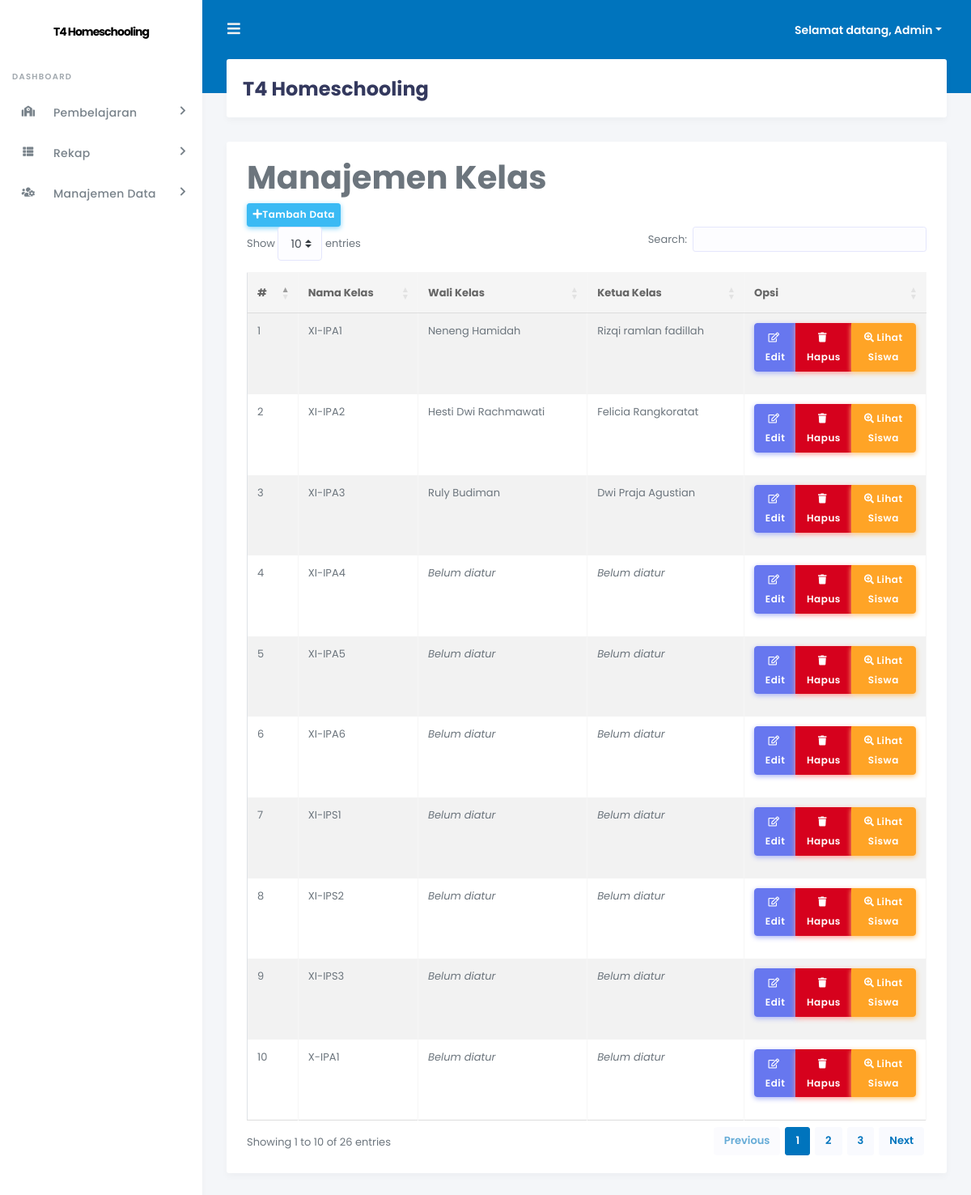
The page /admin/index.php?page=kelas (signed in) on the database its author committed.
### tables this page shows
CREATE TABLE `tb_kelas` (
  `id_kelas` int(11) NOT NULL,
  `nama_kelas` varchar(50) NOT NULL,
  `wali_kelas` int(5) NOT NULL,
  `ketua_kelas` int(5) NOT NULL
);

CREATE TABLE `tb_pengajar` (
  `id_pengajar` int(11) NOT NULL,
  `nip` varchar(20) NOT NULL,
  `nama_lengkap` varchar(50) NOT NULL,
  `tempat_lahir` varchar(20) NOT NULL,
  `tgl_lahir` date NOT NULL,
  `jenis_kelamin` enum('L','P') NOT NULL,
  `alamat` text NOT NULL,
  `foto` varchar(100) NOT NULL,
  `username` varchar(40) NOT NULL,
  `password` varchar(40) NOT NULL,
  `pass` varchar(40) NOT NULL,
  `status` enum('aktif','tidak aktif') NOT NULL
);

CREATE TABLE `tb_siswa` (
  `id_siswa` int(11) NOT NULL,
  `nis` varchar(20) NOT NULL,
  `nama_lengkap` varchar(50) NOT NULL,
  `tempat_lahir` varchar(20) NOT NULL,
  `tgl_lahir` date NOT NULL,
  `jenis_kelamin` enum('L','P') NOT NULL,
  `agama` varchar(20) NOT NULL,
  `alamat` text NOT NULL,
  `id_kelas` varchar(5) NOT NULL,
  `thn_masuk` int(5) NOT NULL,
  `foto` varchar(100) NOT NULL,
  `username` varchar(40) NOT NULL,
  `password` varchar(40) NOT NULL,
  `pass` varchar(40) NOT NULL,
  `status` enum('aktif','tidak aktif') NOT NULL
);

### +koneksi.php (called while the page is built, shortened)
<?php
$db = mysqli_connect("localhost", "root", "", "db_t4_homeschooling");
function tampil_per_ID($table, $where = null) {
	global $db;
	$command = "SELECT * FROM $table";
	if($where != null) {
		$command .= " WHERE $where";
	}
	$query = mysqli_query($db, $command) or die ($db->error);
	return $query;
}
?>

### admin/inc/kelas.php (the view, shortened to what this page needs)
<div class="row">
    <div class="col-md-12">
        <h1 class="page-header">Manajemen Kelas</h1>
    </div>
</div>
<?php
$id = @$_GET['id'];
$sql_kelas = mysqli_query($db, "SELECT * FROM tb_kelas") or die($db->error);
$no = 1;
if (@$_SESSION['admin']) {
    echo '<div class="row">';
    if (@$_GET['action'] == '') { ?>
        <div class="col-md-12">
            <div class="panel panel-default">
                <div class="panel-heading">
                  <a href="?page=kelas&action=tambah" class="btn btn-info btn-sm"><i class="fas fa-plus"></i>Tambah Data</a>
                 </div>
                <div class="panel-body">
                    <div class="table-responsive">
                        <table class="table table-striped table-bordered table-hover" id="kelas">
                            <thead>
                                <tr>
                                    <th>#</th>
                                    <th>Nama Kelas</th>
                                    <th>Wali Kelas</th>
                                    <th>Ketua Kelas</th>
                                    <th>Opsi</th>
                                </tr>
                            </thead>
                            <tbody>
                            <?php
                            while ($data_kelas = mysqli_fetch_array($sql_kelas)) { ?>
                                <tr>
                                    <td><?php echo $no++; ?></td>
                                    <td><?php echo $data_kelas['nama_kelas']; ?></td>
                                    <?php
                                    $sql_tampil_guru = tampil_per_id("tb_pengajar", "id_pengajar = '$data_kelas[wali_kelas]'");
                                    $data_tampil_guru = mysqli_fetch_array($sql_tampil_guru);
                                    $cek_tampil_guru = mysqli_num_rows($sql_tampil_guru);
                                    if ($cek_tampil_guru > 0) {
                                        echo "<td>".$data_tampil_guru['nama_lengkap']."</td>";
                                    } else {
                                        echo "<td><i>Belum diatur</i></td>";
                                    }
                                    $sql_tampil_siswa = tampil_per_id("tb_siswa", "id_siswa = '$data_kelas[ketua_kelas]'");
                                    $data_tampil_siswa = mysqli_fetch_array($sql_tampil_siswa);
                                    $cek_tampil_siswa = mysqli_num_rows($sql_tampil_siswa);
                                    if ($cek_tampil_siswa > 0) {
                                        echo "<td>".$data_tampil_siswa['nama_lengkap']."</td>";
                                    } else {
                                        echo "<td><i>Belum diatur</i></td>";
                                    } ?>
                                    <td align="center" width="200px">
                                      <div class="btn-group mb-3" role="group" aria-label="Basic example">
                                        <a href="?page=kelas&action=edit&id=<?php echo $data_kelas['id_kelas']; ?>" class="btn btn-icon icon-left btn-primary"><i class="far fa-edit"></i>Edit</a>
                                        <a onclick="return confirm('Yakin akan menghapus data?');" href="?page=kelas&action=hapus&id=<?php echo $data_kelas['id_kelas']; ?>" class="btn btn-icon icon-left btn-danger"><i class="fas fa-trash"></i>Hapus</a>
                                        <a href="?page=siswa&IDkelas=<?php echo $data_kelas['id_kelas']; ?>&kelas=<?php echo $data_kelas['nama_kelas']; ?>" class="btn btn-icon icon-left btn-warning"><i class="fas fa-search-plus"></i>Lihat Siswa</a>
                                      </div>
                                    </td>
                                </tr>
                            <?php
                            } ?>
                            </tbody>
                        </table>
                    </div>
                </div>
            </div>
        </div>
        <?php
    } elseif (@$_GET['action'] == 'hapus') {
        mysqli_query($db, "DELETE FROM tb_kelas WHERE id_kelas = '$id'") or die($db->error);
        echo "<script>window.location='?page=kelas';</script>";
    }
    echo "</div>";
} ?>

### admin/index.php (shortened to what this page needs)
<?php
include "../+koneksi.php";
if (@$_SESSION['admin'] || @$_SESSION['pengajar']) {
    ?>
<!DOCTYPE html>
<html>
<head>
    <link rel="stylesheet" href="https://stackpath.bootstrapcdn.com/bootstrap/4.4.1/css/bootstrap.min.css">
    <link rel="stylesheet" href="https://use.fontawesome.com/releases/v5.7.2/css/all.css">
    <link href="http://cdnjs.cloudflare.com/ajax/libs/summernote/0.8.9/summernote.css" rel="stylesheet">
    <link rel="stylesheet" type="text/css" href="https://cdn.datatables.net/1.10.22/css/dataTables.bootstrap4.min.css"/>
    <link rel="stylesheet" type="text/css" href="https://cdn.datatables.net/buttons/1.6.5/css/buttons.bootstrap4.min.css"/>
    <link rel="stylesheet" type="text/css" href="https://cdn.datatables.net/fixedcolumns/3.3.1/css/fixedColumns.bootstrap4.min.css"/>
    <link rel="stylesheet" type="text/css" href="https://cdn.datatables.net/fixedheader/3.1.7/css/fixedHeader.bootstrap4.min.css"/>
    <link rel="stylesheet" type="text/css" href="https://cdn.datatables.net/keytable/2.5.3/css/keyTable.bootstrap4.min.css"/>
    <link rel="stylesheet" type="text/css" href="https://cdn.datatables.net/responsive/2.2.6/css/responsive.bootstrap4.min.css"/>
    <link rel="stylesheet" type="text/css" href="https://cdn.datatables.net/scroller/2.0.3/css/scroller.bootstrap4.min.css"/>
    <link rel="stylesheet" type="text/css" href="https://cdn.datatables.net/searchbuilder/1.0.0/css/searchBuilder.bootstrap4.min.css"/>
    <link rel="stylesheet" type="text/css" href="https://cdn.datatables.net/searchpanes/1.2.1/css/searchPanes.bootstrap4.min.css"/>
    <link rel="stylesheet" type="text/css" href="https://cdn.datatables.net/select/1.3.1/css/select.bootstrap4.min.css"/>
    <link rel="stylesheet" href="stisla/assets/css/style.css">
    <link rel="stylesheet" href="stisla/assets/css/components.css">
</head>
<body>
  <div id="app">
    <div class="main-wrapper">
      <div class="navbar-bg"></div>
      <nav class="navbar navbar-expand-lg main-navbar">
        <form class="form-inline mr-auto">
          <ul class="navbar-nav mr-3">
            <li><a href="#" data-toggle="sidebar" class="nav-link nav-link-lg"><i class="fas fa-bars"></i></a></li>
          </ul>
        </form>
        <ul class="navbar-nav navbar-right">
          <li class="dropdown"><a href="#" data-toggle="dropdown" class="nav-link dropdown-toggle nav-link-lg nav-link-user">
            <div class="d-sm-none d-lg-inline-block">Selamat datang,
              <?php
              if (@$_SESSION['admin']) {
                  $sesi_id = @$_SESSION['admin'];
                  $level = "admin";
              } elseif (@$_SESSION['pengajar']) {
                  $sesi_id = @$_SESSION['pengajar'];
                  $level = "pengajar";
              }
    if ($level == 'admin') {
        $sql_terlogin = mysqli_query($db, "SELECT * FROM tb_admin WHERE id_admin = '$sesi_id'") or die($db->error);
    } elseif ($level == 'pengajar') {
        $sql_terlogin = mysqli_query($db, "SELECT * FROM tb_pengajar WHERE id_pengajar = '$sesi_id'") or die($db->error);
    }
    $data_terlogin = mysqli_fetch_array($sql_terlogin);
    echo ucfirst($data_terlogin['username']); ?>
              </div></a>
          </li>
        </ul>
      </nav>
      <div class="main-sidebar">
        <aside id="sidebar-wrapper">
          <div class="sidebar-brand">
            <a href="./">T4 Homeschooling</a>
          </div>
          <ul class="sidebar-menu">
              <li class="menu-header">Dashboard</li>
              <?php
              if (@$_SESSION['admin']) {
                  ?>
                  <li class="nav-item dropdown">
                    <a href="#" class="nav-link has-dropdown"><i class="fas fa-school"></i><span>Pembelajaran</span></a>
              </li>
                      <li class="nav-item dropdown">
                        <a href="#" class="nav-link has-dropdown"><i class="fas fa-th-list"></i><span>Rekap</span></a>
                  </li>
                  <li class="nav-item dropdown">
                    <a href="#" class="nav-link has-dropdown"><i class="fas fa-users-cog"></i><span>Manajemen Data</span></a>
                  </li>
          <?php
              } ?>
          </ul>
        </aside>
      </div>
      <div class="main-content">
        <section class="section">
          <div class="section-header">
            <h1>T4 Homeschooling</h1>
          </div>
          <div class="section-body">
            <div class="card-wrap">
            <div class="row">
              <div class="col-12">
                <div class="card">
            <div class="card-body">
                <?php
                if (@$_GET['page'] == '') {
                    include "inc/dashboard.php";
                } elseif (@$_GET['page'] == 'pengajar') {
                    include "inc/pengajar.php";
                } elseif (@$_GET['page'] == 'siswaregistrasi') {
                    include "inc/siswaregistrasi.php";
                } elseif (@$_GET['page'] == 'siswa') {
                    include "inc/siswa.php";
                } elseif (@$_GET['page'] == 'kelas') {
                    include "inc/kelas.php";
                } elseif (@$_GET['page'] == 'mapel') {
                    include "inc/mapel.php";
                } elseif (@$_GET['page'] == 'quiz') {
                    include "inc/quiz.php";
                } elseif (@$_GET['page'] == 'tugas') {
                    include "inc/tugas.php";
                } elseif (@$_GET['page'] == 'materi') {
                    include "inc/materi.php";
                } elseif (@$_GET['page'] == 'pengumuman') {
                    include "inc/pengumuman.php";
                } elseif (@$_GET['page'] == 'jurnal') {
                    include "inc/jurnal.php";
                } elseif (@$_GET['page'] == 'rekappresensisiswa') {
                    include "inc/rekappresensisiswa.php";
                } elseif (@$_GET['page'] == 'rekapjurnalpengajar') {
                    include "inc/rekapjurnalpengajar.php";
                } elseif (@$_GET['page'] == 'rekapnilaisiswa') {
                    include "inc/rekapnilaisiswa.php";
                } elseif (@$_GET['page'] == 'rekapnilaitugas') {
                    include "inc/rekapnilaitugas.php";
                } elseif (@$_GET['page'] == 'importdatapengajar') {
                    include "inc/form_import_data_pengajar.php";
                } elseif (@$_GET['page'] == 'importtugas') {
                    include "inc/form_import_tugas.php";
                } elseif (@$_GET['page'] == 'meet') {
                    include "inc/meet.php";
                } elseif (@$_GET['page'] == 'room1') {
                    include "vcon/iframe/iframe-room1.php";
                } elseif (@$_GET['page'] == 'room2') {
                    include "vcon/iframe/iframe-room2.php";
                } elseif (@$_GET['page'] == 'room3') {
                    include "vcon/iframe/iframe-room3.php";
                } elseif (@$_GET['page'] == 'room4') {
                    include "vcon/iframe/iframe-room4.php";
                } elseif (@$_GET['page'] == 'room-rapat-guru') {
                    include "vcon/room-rapat-guru.php";
                } else {
                    echo "<div class='col-xs-12'><div class='alert alert-danger'>[404] Halaman tidak ditemukan! Silahkan pilih menu yang ada!</div></div>";
                } ?>
              </div>
              </div>
            </div>
          </div>
              </div>
            </section>
          </div>
            </div>
        </div>
</body>
</html>
<?php
} else {
                    include "login.php";
                }
?>

### rows shown on the page
tb_kelas: nama_kelas "XI-IPA1", tb_pengajar.nama_lengkap "Neneng Hamidah", tb_siswa.nama_lengkap "Rizqi ramlan fadillah"
tb_kelas: nama_kelas "XI-IPA2", tb_pengajar.nama_lengkap "Hesti Dwi Rachmawati", tb_siswa.nama_lengkap "Felicia Rangkoratat"
tb_kelas: nama_kelas "XI-IPA3", tb_pengajar.nama_lengkap "Ruly Budiman", tb_siswa.nama_lengkap "Dwi Praja Agustian"
tb_kelas: nama_kelas "XI-IPA4", shows "Belum diatur"
tb_kelas: nama_kelas "XI-IPA5", shows "Belum diatur"
tb_kelas: nama_kelas "XI-IPA6", shows "Belum diatur"
tb_kelas: nama_kelas "XI-IPS1", shows "Belum diatur"
tb_kelas: nama_kelas "XI-IPS2", shows "Belum diatur"
tb_kelas: nama_kelas "XI-IPS3", shows "Belum diatur"
tb_kelas: nama_kelas "X-IPA1", shows "Belum diatur"

### other values the page prints
$data_terlogin['username'] "Admin"
